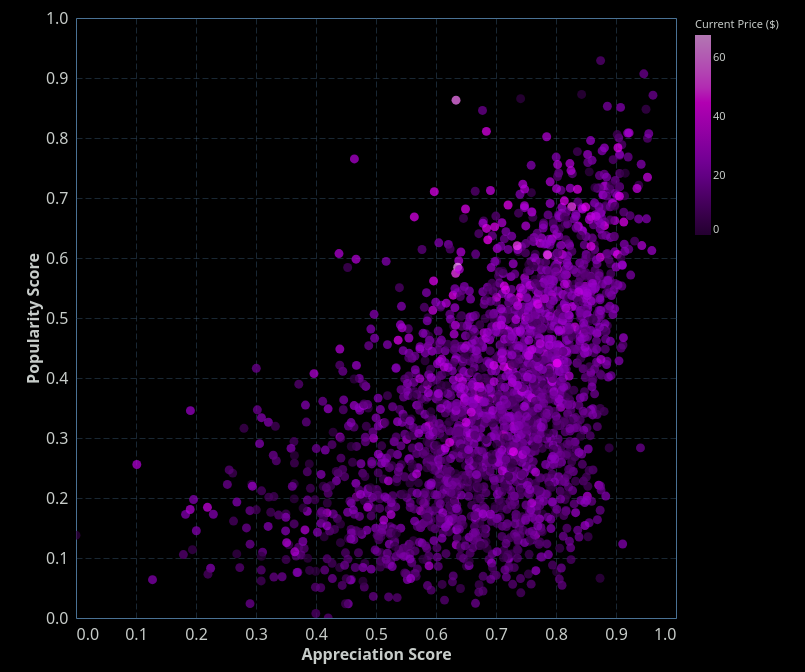

The Vega-Lite source for this figure:
### Vega-Lite specification from a JSON file in a GitHub repository (floating-point values rounded to 4 significant figures; data arrays with more than 128 entries replaced by an {"elided": "..."} marker saying what was removed)
{"config": {"view": {"continuousWidth": 400, "continuousHeight": 300, "stroke": "#4A7295", "strokeWidth": 1}, "background": "#000000", "mark": {"color": "#6495ED"}, "arc": {"fill": "#6495ED"}, "area": {"fill": "#6495ED", "line": true, "fillOpacity": 0.1}, "line": {"stroke": "#6495ED", "strokeWidth": 2}, "path": {"stroke": "#6495ED"}, "rect": {"fill": "#6495ED"}, "shape": {"stroke": "#6495ED"}, "symbol": {"fill": "#6495ED"}, "title": {"color": "#C7CCC9", "anchor": "start", "dy": -15, "fontSize": 16, "font": "IBM Plex Sans,system-ui,-apple-system,BlinkMacSystemFont,\".sfnstext-regular\",sans-serif", "fontWeight": 600}, "axisBand": {"grid": false}, "axis": {"labelColor": "#C7CCC9", "labelFontSize": 16, "labelFont": "IBM Plex Sans Condensed, system-ui, -apple-system, BlinkMacSystemFont, \".SFNSText-Regular\", sans-serif", "labelFontWeight": 400, "titleColor": "#C7CCC9", "titleFontWeight": 600, "titleFontSize": 16, "grid": true, "gridColor": "#4A7295", "labelAngle": 0, "domainColor": null, "tickColor": null, "labelPadding": 2, "tickSize": 6, "tickWidth": 0.5, "gridOpacity": 1, "gridZ": 1}, "axisX": {"gridDash": [6, 3], "gridWidth": 0.35, "gridColor": "#4A7295", "labelAngle": 0}, "axisY": {"gridDash": [6, 3], "gridWidth": 0.35, "gridColor": "#4A7295"}, "layer": {"grid": 1, "mark": 0}, "legend": {"labelFontSize": 11, "padding": 1, "symbolType": "square", "labelColor": "#C7CCC9", "titleColor": "#C7CCC9"}, "style": {"guide-label": {"font": "IBM Plex Sans,system-ui,-apple-system,BlinkMacSystemFont,\".sfnstext-regular\",sans-serif", "fill": "#C7CCC9", "fontWeight": 400}, "guide-title": {"font": "IBM Plex Sans,system-ui,-apple-system,BlinkMacSystemFont,\".sfnstext-regular\",sans-serif", "fill": "#C7CCC9", "fontWeight": 400}}, "range": {"category": ["#0000FF", "#FF6600FF", "#44E602", "#ff00ff", "#FFFF00", "#9900CC", "#33CCFF", "#f77976ff", "#CC66FF"]}}, "data": {"name": "data-415eb8e2fa16f0fcf8ff27e72011dae7"}, "mark": {"type": "circle", "opacity": 0.7, "size": 80}, "encoding": {"color": {"field": "current_price", "scale": {"domainMin": 0, "range": ["#330044", "#9900CC", "#FF00FF", "#FFFFFF"]}, "title": "Current Price ($)", "type": "quantitative"}, "tooltip": [{"field": "name", "title": "Game Title", "type": "nominal"}, {"field": "appreciation_score", "format": ".2f", "title": "Appreciation", "type": "quantitative"}, {"field": "popularity_score", "format": ".2f", "title": "Popularity", "type": "quantitative"}, {"field": "current_price", "format": ".2f", "title": "Current Price ($)", "type": "quantitative"}], "x": {"axis": {"values": [0.0, 0.1, 0.2, 0.3, 0.4, 0.5, 0.6, 0.7, 0.8, 0.9, 1.0]}, "field": "appreciation_score", "title": "Appreciation Score", "type": "quantitative"}, "y": {"axis": {"values": [0.0, 0.1, 0.2, 0.3, 0.4, 0.5, 0.6, 0.7, 0.8, 0.9, 1.0]}, "field": "popularity_score", "title": "Popularity Score", "type": "quantitative"}}, "height": 600, "padding": {"left": 25, "top": 10, "right": 25, "bottom": 10}, "params": [{"name": "CategorySelector", "bind": {"input": "select", "options": ["indie", "non-indie"], "name": "Game Type: "}, "value": "indie"}, {"name": "param_18", "select": {"type": "interval", "encodings": ["x", "y"]}, "bind": "scales"}], "transform": [{"filter": "(datum.tipologia_gioco === CategorySelector)"}], "width": 600, "$schema": "https://vega.github.io/schema/vega-lite/v5.16.3.json", "datasets": {"data-415eb8e2fa16f0fcf8ff27e72011dae7": {"elided": "4703 records"}}}
